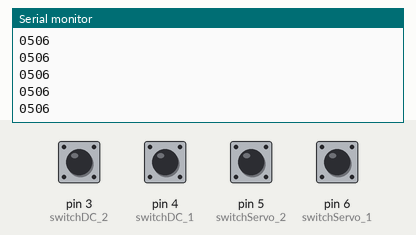
This sketch was run on a simulated Arduino Uno, built with avr-gcc and run on an emulated ATmega328P. Shown: the last lines printed to the serial monitor. The inputs (shaded band) are chosen by the test bench; at power-on: pin 3 (switchDC_2), pin 4 (switchDC_1), pin 5 (switchServo_2), pin 6 (switchServo_1) HIGH. No radio packets arrive unless stated.

Above: at 1.2 s.
1.3 s: pin 3 (switchDC_2) pulled LOW for 0.15 s
At 1.36 s:
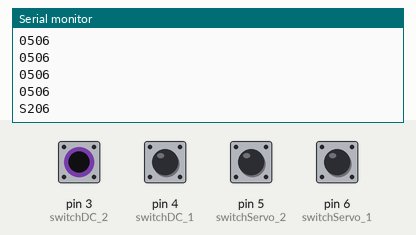
2.9 s: pin 4 (switchDC_1) pulled LOW for 0.15 s
At 2.96 s:
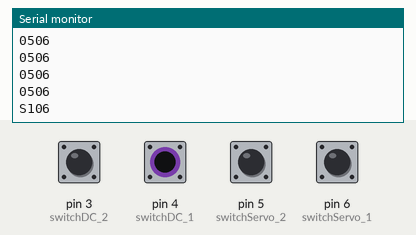
4.5 s: pin 5 (switchServo_2) pulled LOW for 0.15 s
At 4.56 s:
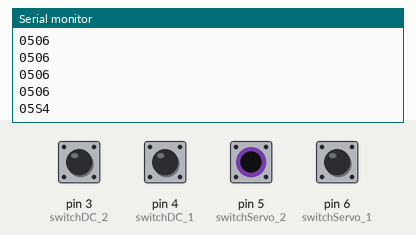
6.1 s: pin 6 (switchServo_1) pulled LOW for 0.15 s
At 6.16 s:
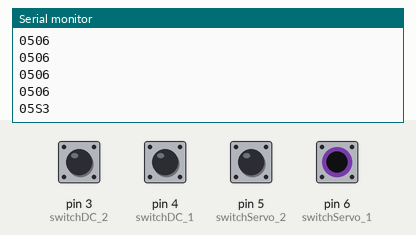
7.7 s: pin 3 (switchDC_2) driven LOW and pin 5 (switchServo_2) driven LOW
At 7.76 s:
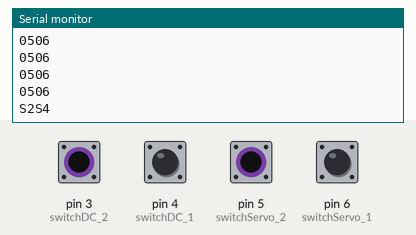
9.6 s: pin 4 (switchDC_1) pulled LOW for 1 s
At 9.62 s:
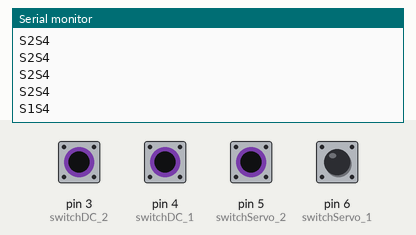
Timing chart, 0 to 12.6 s (numbered marks = the images above; inputs shaded):
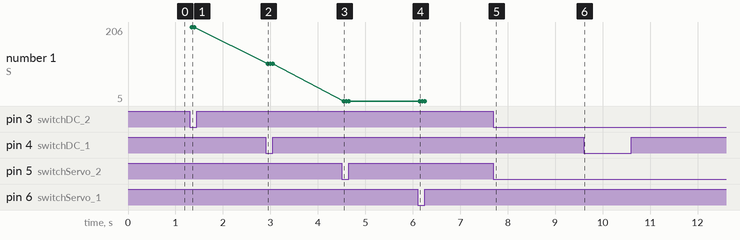

Measured:
- after the input at 1.3 s, the serial monitor: prints a new line after 0.05 s (image 1)
- after the input at 2.9 s, the serial monitor: prints a new line after 0.05 s (image 2)
- after the input at 4.5 s, the serial monitor: prints a new line after 0.05 s (image 3)
- after the input at 6.1 s, the serial monitor: prints a new line after 0.05 s (image 4)
- after the input at 7.7 s, the serial monitor: prints a new line at once (image 5)
- after the input at 9.6 s, the serial monitor: prints a new line at once (image 6)
- plotted number 1: 206 → 106 after the input at 2.9 s, 106 → 5 after the input at 4.5 s

The sketch:

5_07_MoM_Transmitter_Multiswitch.ino
```cpp
#include <SPI.h>
#include <RF24.h>
#include <nRF24L01.h>

//NOTE: SCK, MISO, MOSI pins are defined automatically by Arduino and must be wired correctly to work
// SCK = D13, MOSI = D11, MISO = D12

RF24 radio(10, 9); //CE, CSN
const byte address[10] = "ADDRESS01"; //can be any 9 character (ascii only) string literal. "\0" is automatically appended at the end, making it 10 bytes
//ensure address matches receiver

const int switchDC_1 = 4;
const int switchDC_2 = 3;

const int switchServo_1 = 6;
const int switchServo_2 = 5;

//defining what is actually transmitted based on what's pressed
char txt1[3] = "S1", txt2[3] = "S2", txt3[3] = "S3", txt4[3] = "S4", txt5[3] = "05", txt6[3] = "06";

void setup() {
  Serial.begin(9600);

  pinMode(switchDC_1, INPUT_PULLUP);
  pinMode(switchDC_2, INPUT_PULLUP);
  pinMode(switchServo_1, INPUT_PULLUP);
  pinMode(switchServo_2, INPUT_PULLUP);

  radio.begin();
  radio.openWritingPipe(address); //open communications w/ given address (writing)
  radio.setPALevel(RF24_PA_MAX); //idk what this does
  radio.stopListening();
}

void loop() {
  int DC1_State = digitalRead(switchDC_1);
  int DC2_State = digitalRead(switchDC_2);

  int SV1_State = digitalRead(switchServo_1);
  int SV2_State = digitalRead(switchServo_2);

  char message[5] = ""; //this could be a fun lesson, msg encoding for multidimensional data transmission

  if (DC1_State == LOW) {
    strcat(message, txt1);
  } else if (DC2_State == LOW) {
    strcat(message, txt2);
  } else {
    strcat(message, txt5);
  }

  if (SV1_State == LOW) {
    strcat(message, txt3);
  } else if (SV2_State == LOW) {
    strcat(message, txt4);
  } else {
    strcat(message, txt6);
  }

  Serial.println(message);
  bool success = radio.write(&message, sizeof(message));
  if (!success) {
    Serial.println("Failed to send");
  }

  delay(50);
}
```
